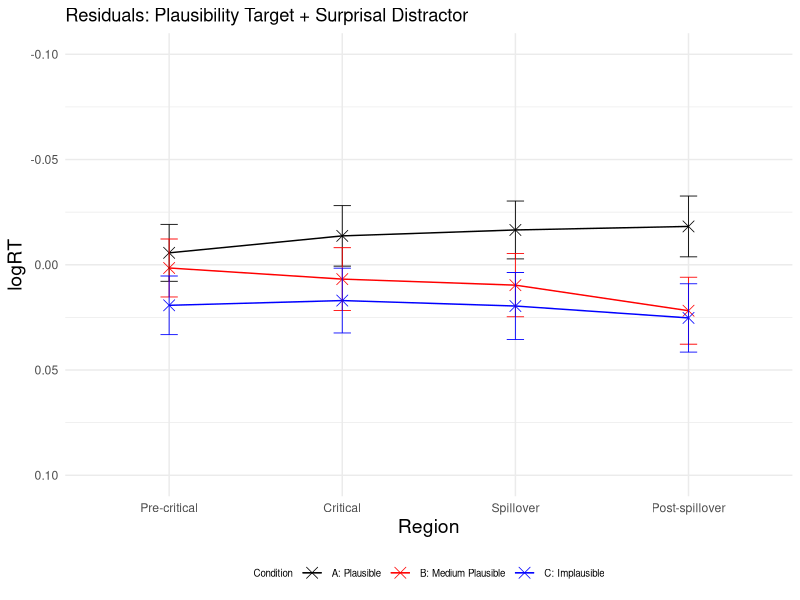
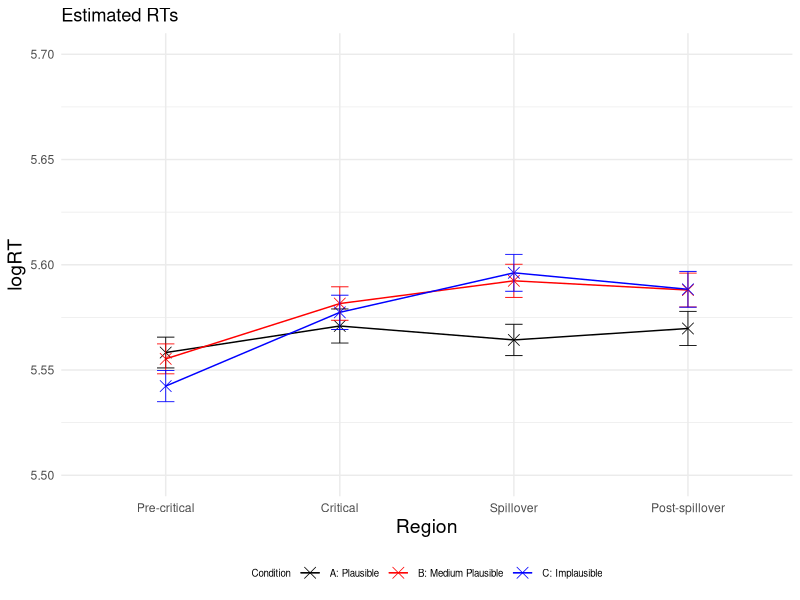
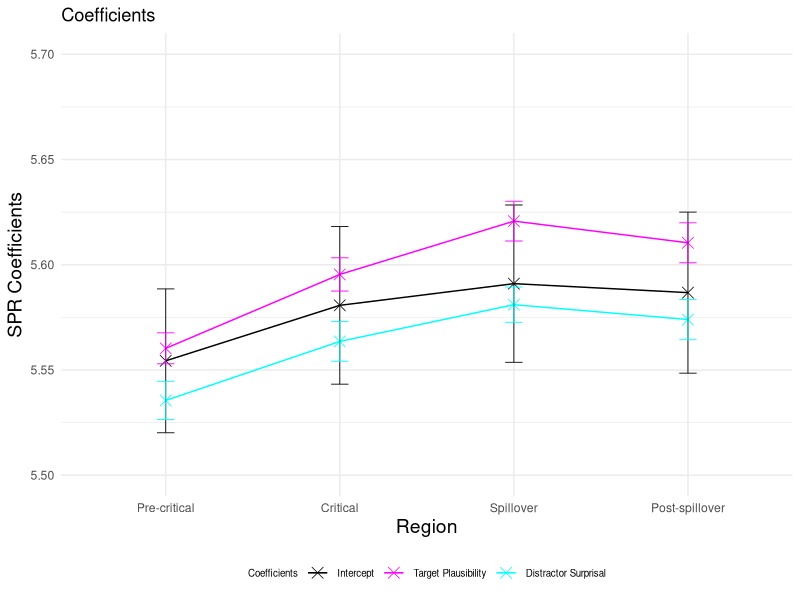
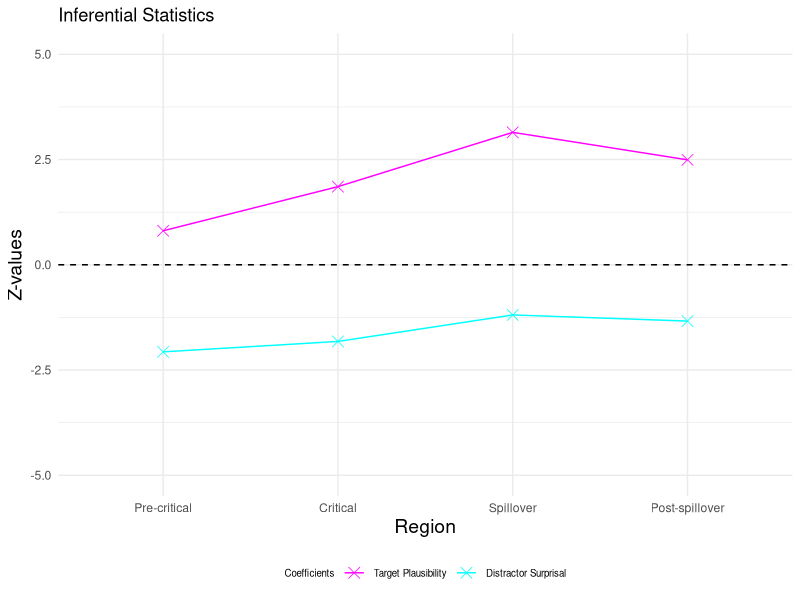
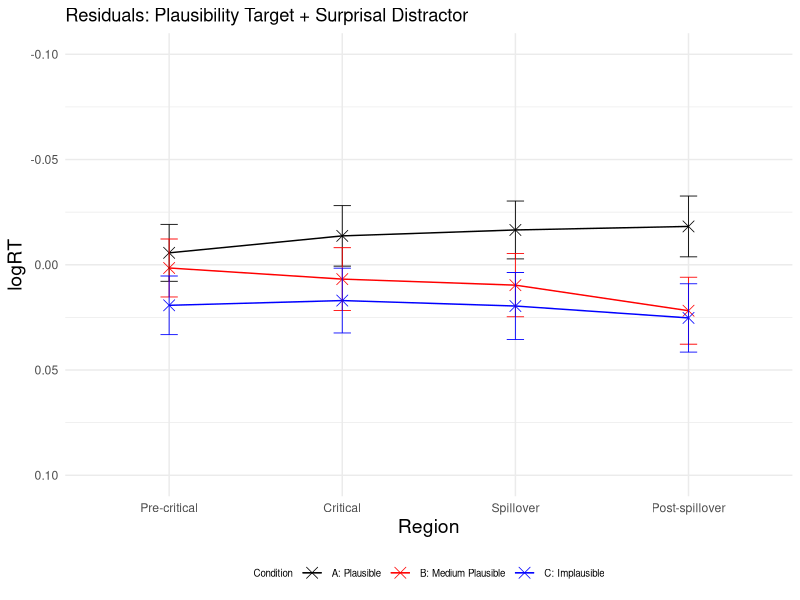
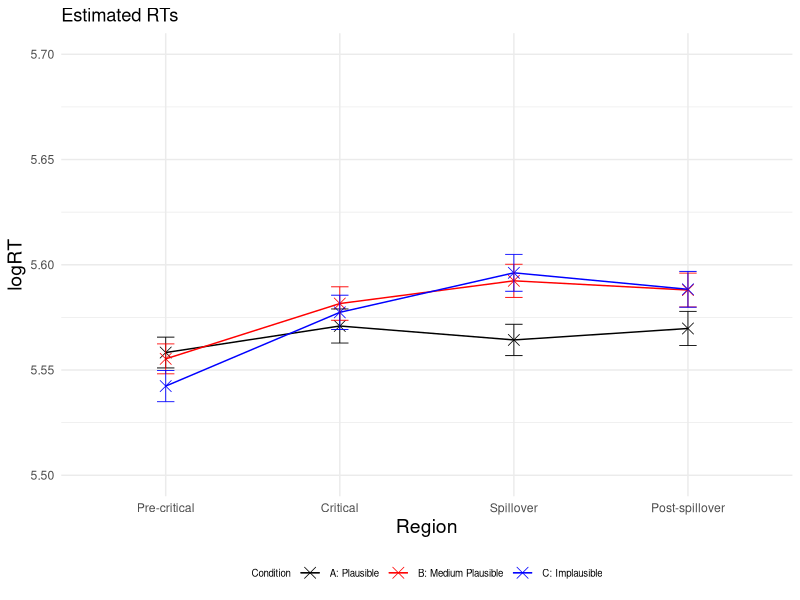
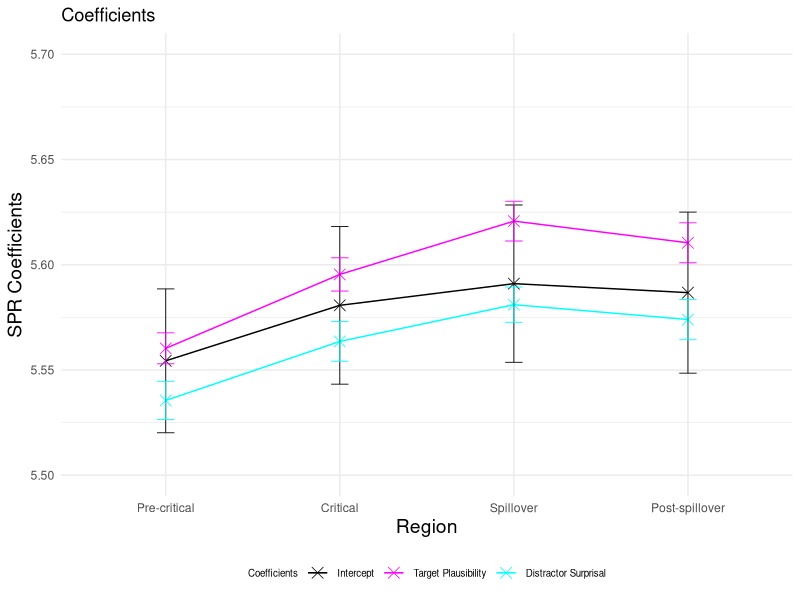
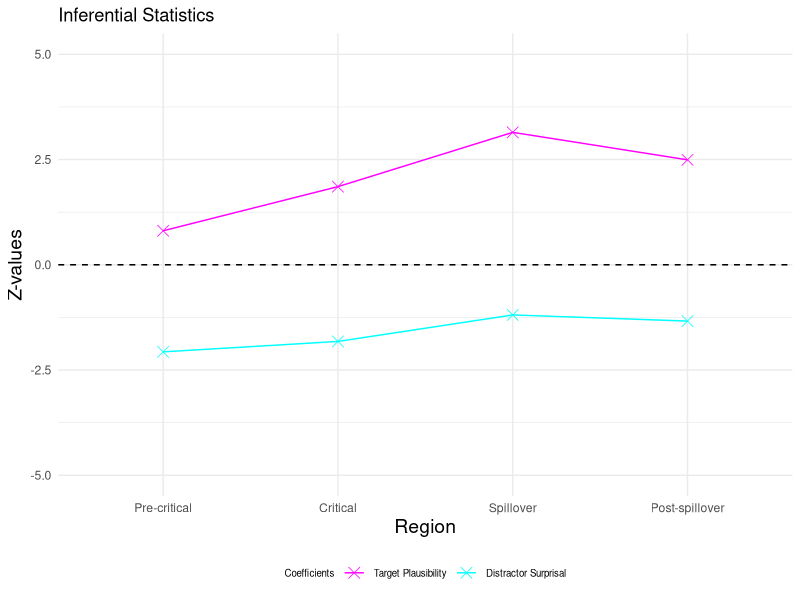

Write R code to recreate these figures, in order.
### LMER ###
# load lme4 package
library(lme4)
library(lmerTest)
library(dplyr)
library(ggplot2)

setwd("~/Downloads/Master_Thesis/Plausibility_Rating_Experiments/3_SPR_Study/Results_SPR_Plaus_single/")
GP6 <- read.csv("GP6_filtered.csv")

residuals <- data.frame(
  Region = character(0),
  Condition = character(0),
  Residual = numeric(0),
  SE_Residual = numeric(0)
)

logRT_estimated <- data.frame(
  Region = character(0),
  Condition = character(0),
  Estimated_logRT = numeric(0),
  SE_Estimated = numeric(0)
)

p_values <- data.frame(
  Region = character(0),
  p_value_plausibility_target = numeric(0),
  p_value_surprisal_distractor = numeric(0)
)

SPR_coefficients <- data.frame(
  Region = character(0),
  Estimate = character(0),
  Estimate_value = numeric(0),
  Estimate_error = numeric(0),
  Z_value = numeric(0)
)


regions <- c("Pre-critical", "Critical", "Spillover", "Post-spillover") 
conditions <- c("A", "B", "C") 

for (region in regions) 
{
  # Precritical region
  region_subset <- subset(GP6, Region == region)

  # standardise predictors
  region_subset$scaled_Plaus_per_region <- scale(region_subset$SPR_Plaus_Rating)
  region_subset$scaled_Surprisaldist_per_region <- scale(region_subset$Surprisal_distractor)
  # invert predictor plausibility
  region_subset$inverted_scaled_Plaus_per_region <- (region_subset$scaled_Plaus_per_region) * (-1)
  #log transform reading times
  region_subset$logRT_per_region <- log(region_subset$ReadingTime)
  
  
  # define and run the linear mixed-effects regression model for the precritical region 
  model_per_region <- lmerTest::lmer(logRT_per_region ~ inverted_scaled_Plaus_per_region + scaled_Surprisaldist_per_region + 
                              (1 + inverted_scaled_Plaus_per_region + scaled_Surprisaldist_per_region | Subject) + 
                              (1 + inverted_scaled_Plaus_per_region + scaled_Surprisaldist_per_region | Item), data = region_subset)
  
  # print the summary of the model
  summary_per_region <- summary(model_per_region)
  print(summary_per_region)
  
  # calculate p-values
  p_values_per_region <- summary_per_region$coefficients[, "Pr(>|t|)"]
  new_row_p_value <- data.frame(Region = region, 
                                p_value_plausibility_target = p_values_per_region[2], 
                                p_value_surprisal_distractor = p_values_per_region[3])
  p_values <- rbind(p_values, new_row_p_value)
  
  # extract intercept and coefficients added to intercept
  coefficients_per_region <- summary_per_region$coefficients
  intercept <- coefficients_per_region["(Intercept)", 1]
  plaus_target_coeff <- coefficients_per_region["(Intercept)", 1] + coefficients_per_region["inverted_scaled_Plaus_per_region", 1]
  surprisal_distractor_coeff <- coefficients_per_region["(Intercept)", 1] + coefficients_per_region["scaled_Surprisaldist_per_region", 1]
  
  # add error bars for coefficients and intercept
  new_row_coefficient <- data.frame(Region = region, 
                                    Estimate = "Intercept", 
                                    Estimate_value = intercept, 
                                    Estimate_error = coefficients_per_region["(Intercept)", 2],
                                    Z_value = 0)
  SPR_coefficients <- rbind(SPR_coefficients, new_row_coefficient)
  
  new_row_coefficient <- data.frame(Region = region,
                                    Estimate = "Plausability",
                                    Estimate_value = plaus_target_coeff,
                                    Estimate_error = coefficients_per_region["inverted_scaled_Plaus_per_region", 2],
                                    Z_value = coefficients_per_region["inverted_scaled_Plaus_per_region", 1] / coefficients_per_region["inverted_scaled_Plaus_per_region", 2])
  SPR_coefficients <- rbind(SPR_coefficients, new_row_coefficient)
  
  new_row_coefficient <- data.frame(Region = region,
                                    Estimate = "Surprisal", 
                                    Estimate_value = surprisal_distractor_coeff, 
                                    Estimate_error = coefficients_per_region["scaled_Surprisaldist_per_region", 2],
                                    Z_value = coefficients_per_region["scaled_Surprisaldist_per_region", 1] / coefficients_per_region["scaled_Surprisaldist_per_region", 2])
  SPR_coefficients <- rbind(SPR_coefficients, new_row_coefficient)
  
  for (condition in conditions)
  {
    #####predict condition A, precritical#####
    region_per_condition <- subset(region_subset, Condition == condition)
    region_per_condition$region_per_condition_Predicted <- predict(model_per_region, newdata = region_per_condition,  type = "response")
    
    # calculate residuals
    Residual_region_per_condition <- mean(region_per_condition$logRT_per_region) - mean(region_per_condition$region_per_condition_Predicted, na.rm = TRUE)
    Residual_region_per_condition
    # observed RT for condition A precritical
    region_per_condition_logRT_observed <- mean(region_per_condition$logRT_per_region)
   # if (condition == "C") 
   #  {
   #  print(region_per_condition_logRT_observed)
   # }
    # estimated RT for condition A precritical
    region_per_condition_logRT_estimated <- mean(region_per_condition$region_per_condition_Predicted, na.rm = TRUE)
    region_per_condition_logRT_estimated
    
    # calculate standard error for residuals
    SE_residuals_region_per_condition <- sqrt(sd(region_per_condition$logRT, na.rm = TRUE)^2/length(region_per_condition$logRT) + sd(region_per_condition$region_per_condition_Predicted, na.rm = TRUE)^2/length(region_per_condition$region_per_condition_Predicted))
    
    new_row_residuals <- data.frame(Region = region, Condition = condition, Residual = Residual_region_per_condition, SE_Residual = SE_residuals_region_per_condition)
    residuals <- rbind(residuals, new_row_residuals)
    
    # calculate standard error for logRT estimated
    ##
    SE_estimated_region_per_condition <- sd(region_per_condition$region_per_condition_Predicted, na.rm = TRUE) / sqrt(length(region_per_condition$region_per_condition_Predicted)) 
    
    new_row_logRT_estimated <- data.frame(Region = region, Condition = condition, Estimated_logRT = region_per_condition_logRT_estimated, SE_Estimated = SE_estimated_region_per_condition)
    logRT_estimated <- rbind(logRT_estimated, new_row_logRT_estimated)
  }
}

# plot residuals
# Create a line plot 
p <- ggplot(residuals, aes(x = factor(Region, levels = c("Pre-critical", "Critical", "Spillover", "Post-spillover")), 
                           y = Residual, color = Condition, group = Condition)) + geom_point(shape = 4, size = 3.5, stroke = 0.4) + geom_line(linewidth=0.5) + ylim (0.10, -0.10)
p <- p + theme_minimal() + geom_errorbar(aes(ymin=Residual-SE_Residual, ymax=Residual+SE_Residual), width=.1, size=0.3) 
p <- p + scale_color_manual(name="Condition", labels=c("A: Plausible", "B: Medium Plausible", "C: Implausible"), values=c("#000000", "#FF0000", "#0000FF"))
p <- p + labs(x="Region", y="logRT", title = "Residuals: Plausibility Target + Surprisal Distractor") 
p <- p + theme(legend.position="bottom", legend.text=element_text(size=7), legend.title=element_text(size=7), axis.title.x = element_text(size = 14), axis.title.y = element_text(size = 14)) 
p 

ggsave("Residuals_Plot.pdf", p, width=4, height=4)


# plot estimated logRTs
# Create a line plot 
p <- ggplot(logRT_estimated, aes(x = factor(Region, levels = c("Pre-critical", "Critical", "Spillover", "Post-spillover")), 
                                 y = Estimated_logRT, color = Condition, group = Condition)) + geom_point(shape = 4, size = 3.5, stroke = 0.4) + geom_line(linewidth=0.5) + ylim (5.5, 5.7)
p <- p + theme_minimal() + geom_errorbar(aes(ymin=Estimated_logRT-SE_Estimated, ymax=Estimated_logRT+SE_Estimated), width=.1, size=0.3) 
p <- p + scale_color_manual(name="Condition", labels=c("A: Plausible", "B: Medium Plausible", "C: Implausible"), values=c("#000000", "#FF0000", "#0000FF"))
p <- p + labs(x="Region", y="logRT", title = "Estimated RTs") 
p <- p + theme(legend.position="bottom", legend.text=element_text(size=7), legend.title=element_text(size=7), axis.title.x = element_text(size = 14), axis.title.y = element_text(size = 14)) 
p 
ggsave("Estimated_RTs_Plot.pdf", p, width=4, height=4)

# plot intercept and coefficients added to intercept
p <- ggplot(SPR_coefficients, aes(x = factor(Region, levels = c("Pre-critical", "Critical", "Spillover", "Post-spillover")), 
                                 y = Estimate_value, color = Estimate, group = Estimate)) + geom_point(shape = 4, size = 3.5, stroke = 0.4) + geom_line(linewidth=0.5) + ylim (5.5, 5.7)
p <- p + theme_minimal() + geom_errorbar(aes(ymin=Estimate_value-Estimate_error, ymax=Estimate_value+Estimate_error), width=.1, size=0.3) 
p <- p + scale_color_manual(name="Coefficients", labels=c("Intercept", "Target Plausibility", "Distractor Surprisal"), values=c("#000000", "#FF00FF", "#00FFFF"))
p <- p + labs(x="Region", y="SPR Coefficients", title = "Coefficients") 
p <- p + theme(legend.position="bottom", legend.text=element_text(size=7), legend.title=element_text(size=7), axis.title.x = element_text(size = 14), axis.title.y = element_text(size = 14)) 
p 
ggsave("Intercept_Coefficients_Plot.pdf", p, width=4, height=4)


# plot effect sizes (z-vaues)
Effect_sizes <- subset(SPR_coefficients, Estimate != 'Intercept')

p <- ggplot(Effect_sizes, aes(x = factor(Region, levels = c("Pre-critical", "Critical", "Spillover", "Post-spillover")), 
                                  y = Z_value, color = Estimate, group = Estimate)) + geom_point(shape = 4, size = 3.5, stroke = 0.4) + geom_line(linewidth=0.5) + ylim (-5, 5)
p <- p + geom_hline(yintercept=0, linetype=2)
p <- p + theme_minimal()
p <- p + scale_color_manual(name="Coefficients", labels=c( "Target Plausibility", "Distractor Surprisal"), values=c("#FF00FF", "#00FFFF"))
p <- p + labs(x="Region", y="Z-values", title = "Inferential Statistics") 
p <- p + theme(legend.position="bottom", legend.text=element_text(size=7), legend.title=element_text(size=7), axis.title.x = element_text(size = 14), axis.title.y = element_text(size = 14)) 
p 
ggsave("Z_values_Plot.pdf", p, width=4, height=4)
